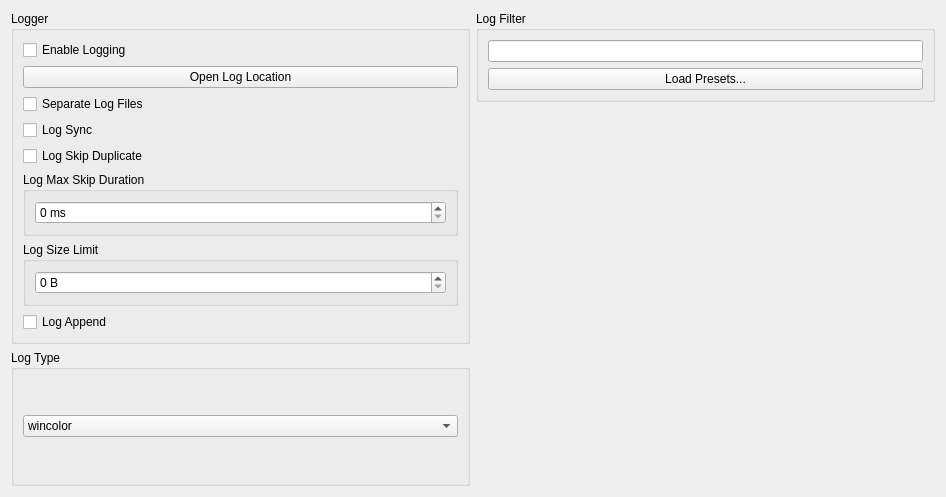
      <widget class="QWidget" name="logTabContents">
       <property name="geometry">
        <rect>
         <x>0</x>
         <y>0</y>
         <width>946</width>
         <height>497</height>
        </rect>
       </property>
       <property name="sizePolicy">
        <sizepolicy hsizetype="Preferred" vsizetype="Fixed">
         <horstretch>0</horstretch>
         <verstretch>0</verstretch>
        </sizepolicy>
       </property>
       <layout class="QVBoxLayout" name="logTabVLayout" stretch="0">
        <item>
         <layout class="QHBoxLayout" name="horizontalLayout_log">
          <property name="leftMargin">
           <number>0</number>
          </property>
          <property name="topMargin">
           <number>0</number>
          </property>
          <item>
           <layout class="QVBoxLayout" name="loggerTabLayoutLeft">
            <item>
             <widget class="QGroupBox" name="loggerGroupBox">
              <property name="sizePolicy">
               <sizepolicy hsizetype="Expanding" vsizetype="Preferred">
                <horstretch>0</horstretch>
                <verstretch>0</verstretch>
               </sizepolicy>
              </property>
              <property name="title">
               <string>Logger</string>
              </property>
              <layout class="QVBoxLayout" name="loggerLayout">
               <item>
                <widget class="QCheckBox" name="logEnableCheckBox">
                 <property name="text">
                  <string>Enable Logging</string>
                 </property>
                </widget>
               </item>
               <item>
                <widget class="QPushButton" name="logOpenLocationButton">
                 <property name="text">
                  <string>Open Log Location</string>
                 </property>
                </widget>
               </item>
               <item>
                <widget class="QCheckBox" name="logSeparateCheckBox">
                 <property name="text">
                  <string>Separate Log Files</string>
                 </property>
                </widget>
               </item>
               <item>
                <widget class="QCheckBox" name="logSyncCheckBox">
                 <property name="text">
                  <string>Log Sync</string>
                 </property>
                </widget>
               </item>
               <item>
                <widget class="QCheckBox" name="logSkipDuplicateCheckBox">
                 <property name="text">
                  <string>Log Skip Duplicate</string>
                 </property>
                </widget>
               </item>
               <item>
                <widget class="QGroupBox" name="logMaxSkipDurationGroupBox">
                 <property name="title">
                  <string>Log Max Skip Duration</string>
                 </property>
                 <layout class="QHBoxLayout" name="logMaxSkipDurationBoxLayout">
                  <item>
                   <widget class="QSpinBox" name="logMaxSkipDurationLineEdit">
                    <property name="suffix">
                     <string> ms</string>
                    </property>
                    <property name="maximum">
                     <number>9999999</number>
                    </property>
                   </widget>
                  </item>
                 </layout>
                </widget>
               </item>
               <item>
                <widget class="QGroupBox" name="logSizeLimitGroupBox">
                 <property name="title">
                  <string>Log Size Limit</string>
                 </property>
                 <layout class="QHBoxLayout" name="logSizeLimitBoxLayout">
                  <item>
                   <widget class="QSpinBox" name="logSizeLimitLineEdit">
                    <property name="suffix">
                     <string> B</string>
                    </property>
                    <property name="maximum">
                     <number>999999999</number>
                    </property>
                   </widget>
                  </item>
                 </layout>
                </widget>
               </item>
               <item>
                <widget class="QCheckBox" name="logAppendCheckBox">
                 <property name="text">
                  <string>Log Append</string>
                 </property>
                </widget>
               </item>
              </layout>
             </widget>
            </item>
            <item>
             <widget class="QGroupBox" name="logTypeGroupBox">
              <property name="maximumSize">
               <size>
                <width>16777215</width>
                <height>16777215</height>
               </size>
              </property>
              <property name="title">
               <string>Log Type</string>
              </property>
              <layout class="QVBoxLayout" name="logTypeBoxLayout">
               <item>
                <widget class="QComboBox" name="logTypeComboBox">
                 <item>
                  <property name="text">
                   <string>wincolor</string>
                  </property>
                 </item>
                 <item>
                  <property name="text">
                   <string>msvc</string>
                  </property>
                 </item>
                </widget>
               </item>
              </layout>
             </widget>
            </item>
           </layout>
          </item>
          <item>
           <layout class="QVBoxLayout" name="verticalLayout_15">
            <item>
             <widget class="QGroupBox" name="logFilter">
              <property name="title">
               <string>Log Filter</string>
              </property>
              <layout class="QVBoxLayout" name="logFilterLayout">
               <item>
                <widget class="QLineEdit" name="logFilterLineEdit"/>
               </item>
               <item>
                <widget class="QPushButton" name="logPresetsButton">
                 <property name="text">
                  <string>Load Presets...</string>
                 </property>
                </widget>
               </item>
              </layout>
             </widget>
            </item>
            <item>
             <spacer name="verticalSpacer_6">
              <property name="orientation">
               <enum>Qt::Orientation::Vertical</enum>
              </property>
              <property name="sizeHint" stdset="0">
               <size>
                <width>20</width>
                <height>40</height>
               </size>
              </property>
             </spacer>
            </item>
           </layout>
          </item>
         </layout>
        </item>
       </layout>
      </widget>
